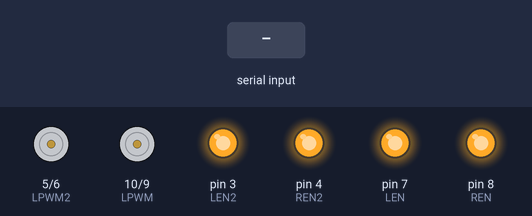
A sketch run on a simulated Arduino Uno, built with avr-gcc and run on an emulated ATmega328P. Parts: motor-driver pin pairs drawn as motors (green arrow = first pin HIGH = forward, orange = second pin HIGH = backward, longer = more drive), output pins drawn as LEDs (lit = HIGH). The inputs (shaded band) are chosen by the test bench.

Above: at 1.2 s.
1.3 s: byte 70 (FORWARD) received over Serial
At 2.3 s:
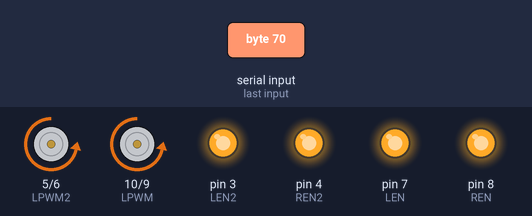
2.8 s: byte 66 (BACKWARD) received over Serial
At 3.4 s:
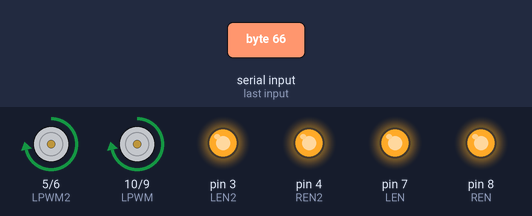
4.3 s: byte 76 (LEFT) received over Serial
At 4.6 s:
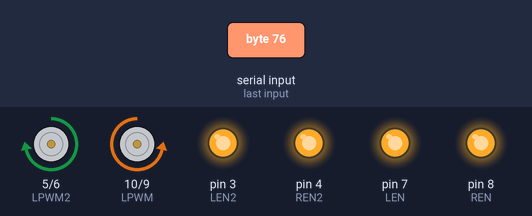
5.8 s: byte 82 (RIGHT) received over Serial
At 6.9 s:
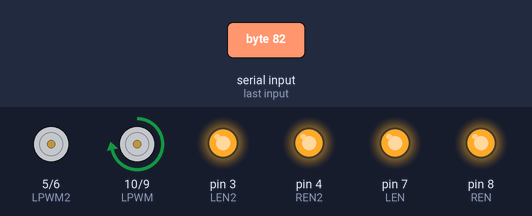
7.3 s: byte 67 (CIRCLE) received over Serial
At 8.0 s:
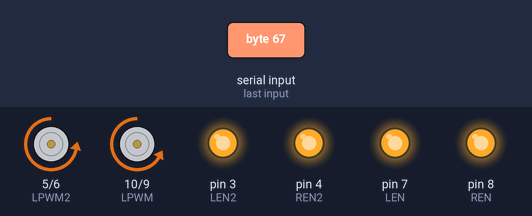
8.8 s: "1" received over Serial
At 9.2 s:
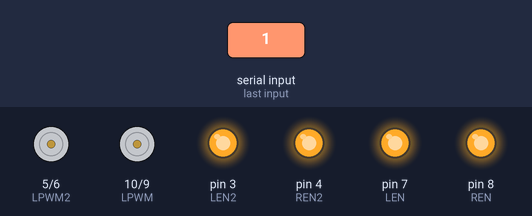
Timing chart, 0 to 11.3 s (numbered marks = the images above; inputs shaded):
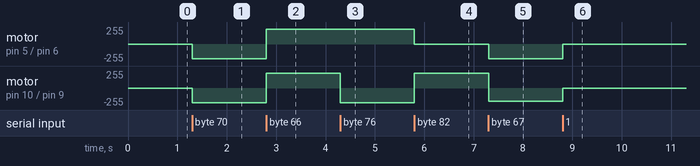

Measured:
- after the input at 1.3 s, motor on pin 5 (LPWM2) / pin 6 (RPWM2), motor on pin 10 (LPWM) / pin 9 (RPWM): stopped → backward 220/255 at once
- after the input at 2.8 s, motor on pin 5 (LPWM2) / pin 6 (RPWM2), motor on pin 10 (LPWM) / pin 9 (RPWM): backward 220/255 → forward 220/255 at once
- after the input at 4.3 s, motor on pin 10 (LPWM) / pin 9 (RPWM): forward 220/255 → backward 220/255 at once
- after the input at 5.8 s, motor on pin 5 (LPWM2) / pin 6 (RPWM2): forward 220/255 → stopped at once; motor on pin 10 (LPWM) / pin 9 (RPWM): backward 220/255 → forward 220/255 at once
- after the input at 7.3 s, motor on pin 5 (LPWM2) / pin 6 (RPWM2): stopped → backward 220/255 at once; motor on pin 10 (LPWM) / pin 9 (RPWM): forward 220/255 → backward 200/255 at once
- after the input at 8.8 s, motor on pin 5 (LPWM2) / pin 6 (RPWM2): backward 220/255 → stopped at once; motor on pin 10 (LPWM) / pin 9 (RPWM): backward 200/255 → stopped at once

The sketch:

ArduinoCar.ino
```cpp
#define FORWARD 'F'
#define BACKWARD 'B'
#define LEFT 'L'
#define RIGHT 'R'
#define CIRCLE 'C'
#define CROSS 'X'
#define TRIANGLE 'T'
#define SQUARE 'S'
#define START 'A'
#define PAUSE 'P'

// Johnson drive
#define RPWM 9  // Right PWM pin
#define LPWM 10 // Left PWM pin
#define REN 8   // Right Enable pin
#define LEN 7   // Left Enable pin


// Driv 2
#define RPWM2 6  // Right PWM pin
#define LPWM2 5 // Left PWM pin
#define REN2 4   // Right Enable pin
#define LEN2 3   // Left Enable pin


void setup() {
  Serial.begin(9600);
  // Set control pins as outputs drive 1
  pinMode(RPWM, OUTPUT);
  pinMode(LPWM, OUTPUT);
  pinMode(REN, OUTPUT);
  pinMode(LEN, OUTPUT);

  // Drive 2
  pinMode(RPWM2, OUTPUT);
  pinMode(LPWM2, OUTPUT);
  pinMode(REN2, OUTPUT);
  pinMode(LEN2, OUTPUT);

  // Enable both sides of the H-bridge
  digitalWrite(REN, HIGH);
  digitalWrite(LEN, HIGH);

  // Enable both sides of the H-bridge for drive 2
  digitalWrite(REN2, HIGH);
  digitalWrite(LEN2, HIGH);
}

void loop() {
  if (Serial.available()) {
    char command = Serial.read();
    executeCommand(command);
  }
  // Continue with other tasks in your main loop
}

void executeCommand(char command) {
  switch (command) {
    case FORWARD:
      // Perform action for moving forward
      analogWrite(RPWM, 220); // Speed control (0-255)
      analogWrite(LPWM, 0);   // Left PWM LOW
      analogWrite(RPWM2, 220); // Speed control (0-255)
      analogWrite(LPWM2, 0);   // Left PWM LOW
      break;

    case BACKWARD:
      // Perform action for moving backward
      analogWrite(RPWM, 0);   // Speed control (0-255)
      analogWrite(LPWM, 220); // Left PWM HIGH
      analogWrite(RPWM2, 0);   // Speed control (0-255)
      analogWrite(LPWM2, 220); // Left PWM HIGH
      break;

    case LEFT:
      // Perform action for turning left
      analogWrite(RPWM, 200); // Speed control (0-255)
      analogWrite(LPWM, 0);   // Left PWM LOW
      analogWrite(RPWM2, 0); // Stop right motor
      analogWrite(LPWM2, 220);   // Right motor backward
      break;

    case RIGHT:
      // Perform action for turning right
      analogWrite(RPWM, 0); // Stop left motor
      analogWrite(LPWM, 220);   // Left motor backward
      analogWrite(RPWM2, 0); // Speed control (0-255)
      analogWrite(LPWM2, 0);   // Right PWM LOW
      break;

    case CIRCLE:
      // Perform action for circle
      analogWrite(RPWM, 200); // Speed control (0-255)
      analogWrite(LPWM, 0);   // Left PWM LOW
      analogWrite(RPWM2, 100); // Speed control (0-255)
      analogWrite(LPWM2, 0);   // Left PWM LOW
      break;

    case CROSS:
      // Perform action for immediate stop or crossing
      analogWrite(RPWM, 200); // Speed control (0-255)
      analogWrite(LPWM, 0);   // Left PWM LOW
      analogWrite(RPWM2, 100); // Speed control (0-255)
      analogWrite(LPWM2, 0);   // Left PWM LOW
      break;

    case TRIANGLE:
      // Perform action for toggling a state (e.g., LED on/off)
      analogWrite(RPWM, 200); // Speed control (0-255)
      analogWrite(LPWM, 0);   // Left PWM LOW
      analogWrite(RPWM2, 100); // Speed control (0-255)
      analogWrite(LPWM2, 0);   // Left PWM LOW
      break;

    case SQUARE:
      // Perform action for retrieving and sending status information
      analogWrite(RPWM, 200); // Speed control (0-255)
      analogWrite(LPWM, 0);   // Left PWM LOW
      analogWrite(RPWM2, 100); // Speed control (0-255)
      analogWrite(LPWM2, 0);   // Left PWM LOW
      break;

    case START:
      // Perform action for starting a process or operation
      analogWrite(RPWM, 200); // Speed control (0-255)
      analogWrite(LPWM, 0);   // Left PWM LOW
      analogWrite(RPWM2, 100); // Speed control (0-255)
      analogWrite(LPWM2, 0);   // Left PWM LOW
      break;

    case PAUSE:
      // Perform action for pausing a process or operation
      analogWrite(RPWM, 0); // Speed control (0-255)
      analogWrite(LPWM, 0);   // Left PWM LOW
      analogWrite(RPWM2, 0); // Speed control (0-255)
      analogWrite(LPWM2, 0);   // Left PWM LOW
      break;

    default:
      // Invalid command received
      analogWrite(RPWM, 0); // Speed control (0-255)
      analogWrite(LPWM, 0);   // Left PWM LOW
      analogWrite(RPWM2, 0); // Speed control (0-255)
      analogWrite(LPWM2, 0);   // Left PWM LOW
      break;
  }
}
```
